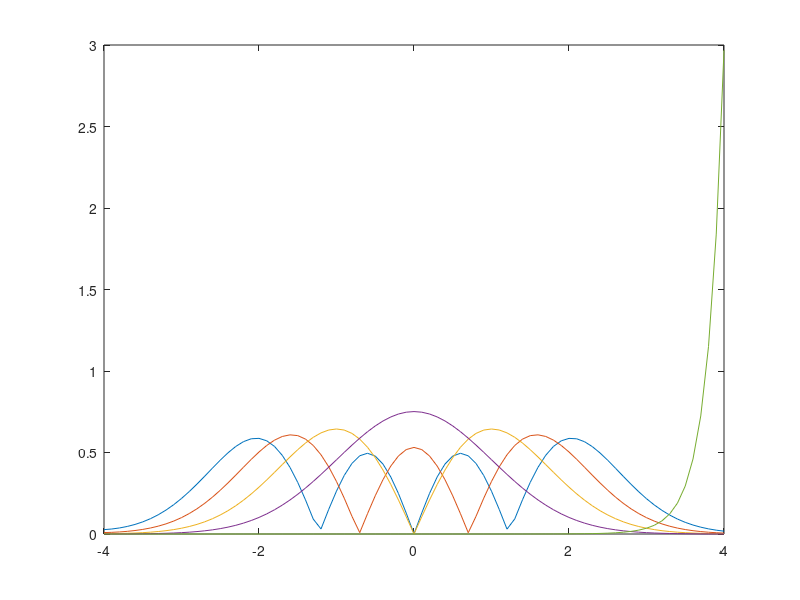

The MATLAB script that drew this image:
%% AMATH 481 - PS 2 - Spencer Pease
%

clear all; close all;


%% Exercise 1 - Linear Shooting
%

% Setup -----------------------------------------------------------------------

TOL = 1e-4;
K = 1;
L = 4;
A = 1;              % phi'(-L) = A
bc = [1, 0];        % boundary conditions phi(-L) and phi(L)
y0 = [bc(1), A];    % initial conditions [phi(-L), phi(L)']
x_span = (-1*L):0.1:L;

max_mode = 5;
max_iter = 1000;

func = @(x, y, eps, K) [y(2); (K*x^2 - eps)*y(1)];


% Solve -----------------------------------------------------------------------

eigen_val = zeros(max_mode, 1);
eigen_fun = zeros(length(x_span), max_mode);

iters = ones(max_mode, 1).*-1;

eps_start = 8; %(K*L^2) / 2;

for modes = 1:max_mode
    
    eps = eps_start;
    deps = eps_start/100;
    
    for j = 1:max_iter 
        
        [t, y] = ode45(@(x, y) func(x, y, eps, K), x_span, y0);
        
        opt = y(end, 2) + sqrt(K*L^2 - eps)*y(end, 1); % value to optomize
        
        if abs(opt) < TOL
            iters(modes) = j;
            break
        end
        
        if (-1)^(modes+1)*opt > 0    % this IF statement block
            eps = eps - deps;        % checks to see if eps
        else                         % needs to be higher or lower
            eps = eps + deps/2;      % and uses bisection to
            deps = deps/2;           % converge to the solution
        end                          %
    end
    
    eigen_val(modes) = eps;
    eigen_fun(:, modes) = abs(y(:, 1) / sqrt(trapz(t, y(:, 1).^2)));
    
    eps_start = eps - .1;
    
end


% Plot and Fit ----------------------------------------------------------------

plot(t, eigen_fun);


% Answers ---------------------------------------------------------------------



%% Exercise 2 - van der Pol
%


%% Write Data
%


